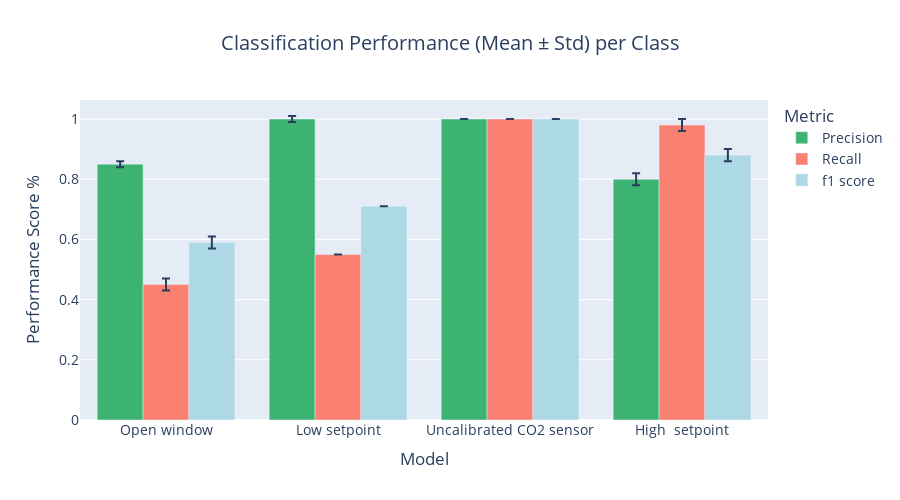

Notebook code for this chart:
### Code cell
# Create Plotly bar chart with custom colors
fig = px.bar(
    summary_df,
    x="Model",
    y="mean",
    color="metric",
    barmode="group",
    error_y="std",
    labels={"mean": "Score", "metric": "Metric"},
    title="Classification Performance (Mean ± Std) per Class",
    color_discrete_map={
        "Precision": "mediumseagreen",
        "Recall": "salmon",
        "f1 score": "lightblue"
    }
)

# Layout tweaks
fig.update_layout(
    yaxis_title="Performance Score %",
    uniformtext_minsize=12,
    font=dict(size=14),
    uniformtext_mode='hide',
    title_x=0.5,
    height=500
)

fig.show()

### Figure 1 — Plotly figure (JSON) as saved in the notebook; plotly's stock layout.template omitted (floating-point values rounded to 4 significant figures)
{"data": [{"alignmentgroup": "True", "error_y": {"array": [0.01, 0.01, 0, 0.02]}, "hovertemplate": "Metric=Precision<br>Model=%{x}<br>Score=%{y}<extra></extra>", "legendgroup": "Precision", "marker": {"color": "mediumseagreen", "pattern": {"shape": ""}}, "name": "Precision", "offsetgroup": "Precision", "orientation": "v", "showlegend": true, "textposition": "auto", "type": "bar", "x": ["Open window", "Low setpoint", "Uncalibrated CO2 sensor", "High  setpoint"], "xaxis": "x", "y": [0.85, 1, 1, 0.8], "yaxis": "y"}, {"alignmentgroup": "True", "error_y": {"array": [0.02, 0, 0, 0.02]}, "hovertemplate": "Metric=Recall<br>Model=%{x}<br>Score=%{y}<extra></extra>", "legendgroup": "Recall", "marker": {"color": "salmon", "pattern": {"shape": ""}}, "name": "Recall", "offsetgroup": "Recall", "orientation": "v", "showlegend": true, "textposition": "auto", "type": "bar", "x": ["Open window", "Low setpoint", "Uncalibrated CO2 sensor", "High  setpoint"], "xaxis": "x", "y": [0.45, 0.55, 1, 0.98], "yaxis": "y"}, {"alignmentgroup": "True", "error_y": {"array": [0.02, 0, 0, 0.02]}, "hovertemplate": "Metric=f1 score<br>Model=%{x}<br>Score=%{y}<extra></extra>", "legendgroup": "f1 score", "marker": {"color": "lightblue", "pattern": {"shape": ""}}, "name": "f1 score", "offsetgroup": "f1 score", "orientation": "v", "showlegend": true, "textposition": "auto", "type": "bar", "x": ["Open window", "Low setpoint", "Uncalibrated CO2 sensor", "High  setpoint"], "xaxis": "x", "y": [0.59, 0.71, 1, 0.88], "yaxis": "y"}], "layout": {"barmode": "group", "font": {"size": 14}, "height": 500, "legend": {"title": {"text": "Metric"}, "tracegroupgap": 0}, "title": {"text": "Classification Performance (Mean ± Std) per Class", "x": 0.5}, "uniformtext": {"minsize": 12, "mode": "hide"}, "xaxis": {"anchor": "y", "domain": [0, 1], "title": {"text": "Model"}}, "yaxis": {"anchor": "x", "domain": [0, 1], "title": {"text": "Performance Score %"}}}}
